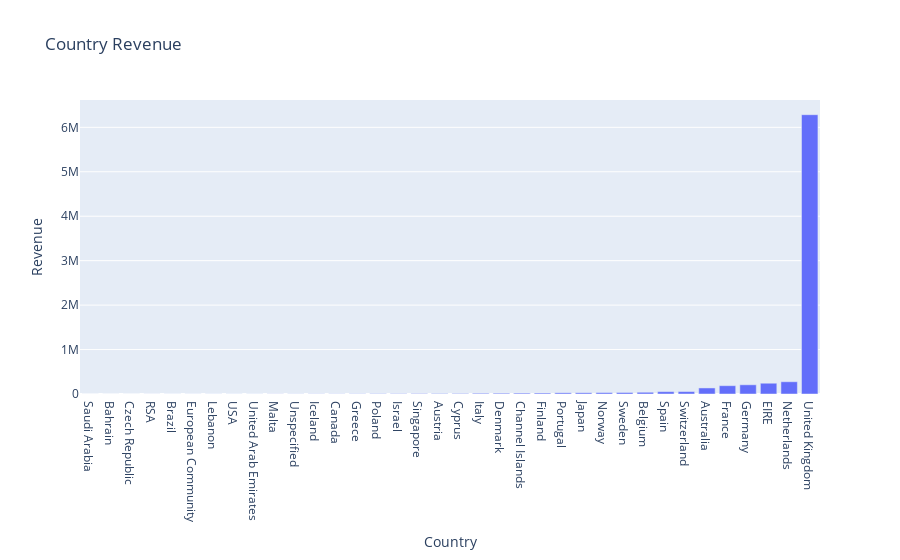

Write notebook code for a chart like this one.
### Code cell
plt.figure(figsize=(18,15))
revenue_country_bar=px.bar(revenue_country,x='Country',y= "Revenue",labels={'x':'Country','y':'Revenue'}, title='Country Revenue' )
revenue_country_bar
# revenue is more in United Kingdom. Hence sales are also more

### Figure 1 — Plotly figure (JSON) as saved in the notebook; plotly's stock layout.template omitted (floating-point values rounded to 4 significant figures)
{"data": [{"alignmentgroup": "True", "hovertemplate": "Country=%{x}<br>Revenue=%{y}<extra></extra>", "legendgroup": "", "marker": {"color": "#636efa"}, "name": "", "offsetgroup": "", "orientation": "v", "showlegend": false, "textposition": "auto", "type": "bar", "x": ["Saudi Arabia", "Bahrain", "Czech Republic", "RSA", "Brazil", "European Community", "Lebanon", "USA", "United Arab Emirates", "Malta", "Unspecified", "Iceland", "Canada", "Greece", "Poland", "Israel", "Singapore", "Austria", "Cyprus", "Italy", "Denmark", "Channel Islands", "Finland", "Portugal", "Japan", "Norway", "Sweden", "Belgium", "Spain", "Switzerland", "Australia", "France", "Germany", "EIRE", "Netherlands", "United Kingdom"], "xaxis": "x", "y": [131, 548, 707, 1002, 1143, 1291, 1693, 1730, 1902, 2505, 2667, 3598, 3666, 4710, 6964, 7221, 9120, 9897, 11355, 16096, 17486, 19722, 21433, 26679, 27635, 31376, 33949, 39101, 52930, 54434, 136072, 187137, 207135, 242459, 275877, 6284063], "yaxis": "y"}], "layout": {"barmode": "relative", "legend": {"tracegroupgap": 0}, "title": {"text": "Country Revenue"}, "xaxis": {"anchor": "y", "domain": [0, 1], "title": {"text": "Country"}}, "yaxis": {"anchor": "x", "domain": [0, 1], "title": {"text": "Revenue"}}}}
